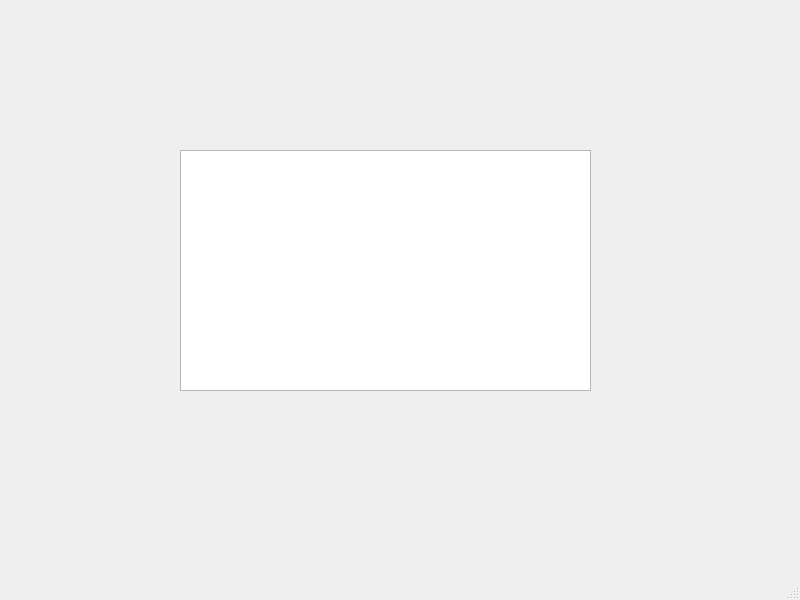
<?xml version="1.0" encoding="UTF-8"?>
<ui version="4.0">
 <class>MainWindow</class>
 <widget class="QMainWindow" name="MainWindow">
  <property name="geometry">
   <rect>
    <x>0</x>
    <y>0</y>
    <width>800</width>
    <height>600</height>
   </rect>
  </property>
  <property name="windowTitle">
   <string>MainWindow</string>
  </property>
  <widget class="QWidget" name="centralwidget">
   <widget class="QPlainTextEdit" name="plainTextEdit">
    <property name="geometry">
     <rect>
      <x>180</x>
      <y>150</y>
      <width>411</width>
      <height>241</height>
     </rect>
    </property>
   </widget>
  </widget>
  <widget class="QMenuBar" name="menubar">
   <property name="geometry">
    <rect>
     <x>0</x>
     <y>0</y>
     <width>800</width>
     <height>21</height>
    </rect>
   </property>
  </widget>
  <widget class="QStatusBar" name="statusbar"/>
 </widget>
 <resources/>
 <connections/>
</ui>
